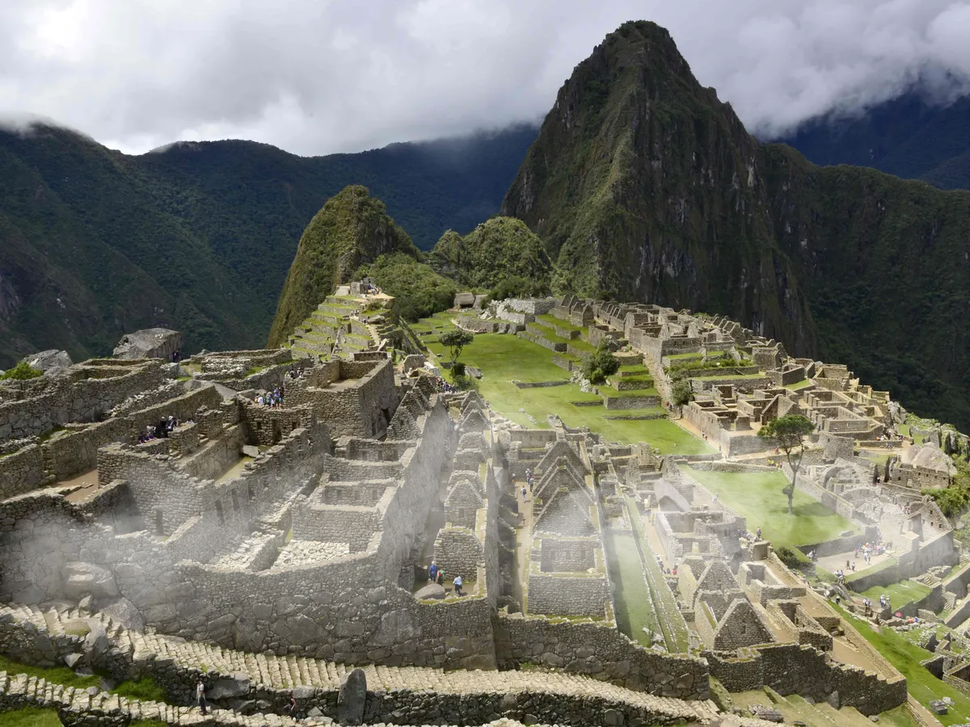
#> input picture result/smoke-scene.png, 970 x 727 px, shrunk from 1200 x 900 before the run
$ python brightness.py
#> lines starting #> are read from the running program, lines starting #| are printed output that depends on the picture
from PIL import Image, ImageEnhance

img = Image.open("result/smoke-scene.png")
#> img is the input picture: PIL image 970x727 RGB; mean R, G, B 115.6, 116.1, 106.4
enhancer = ImageEnhance.Brightness(img)
# to reduce brightness by 50%, use factor 0.5
img = enhancer.enhance(0.7)
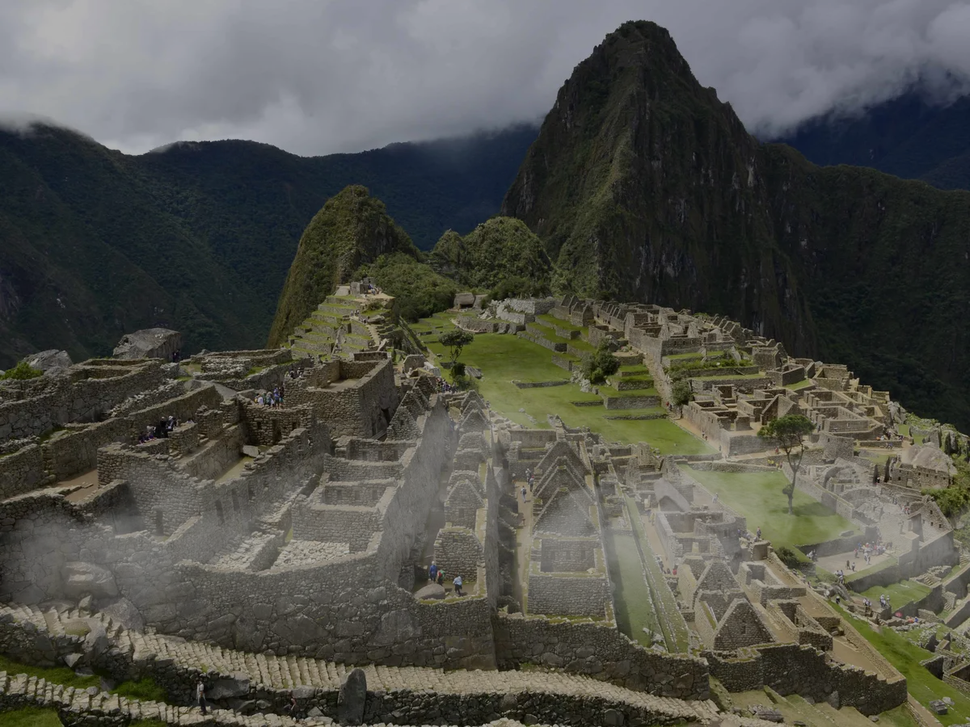
#> img: PIL image 970x727 RGB; mean R, G, B 80.4, 80.8, 74

img.show()
# img.save("result/brighten.png")

$ run again, with result/darken.jpg saved as result/smoke-scene.png
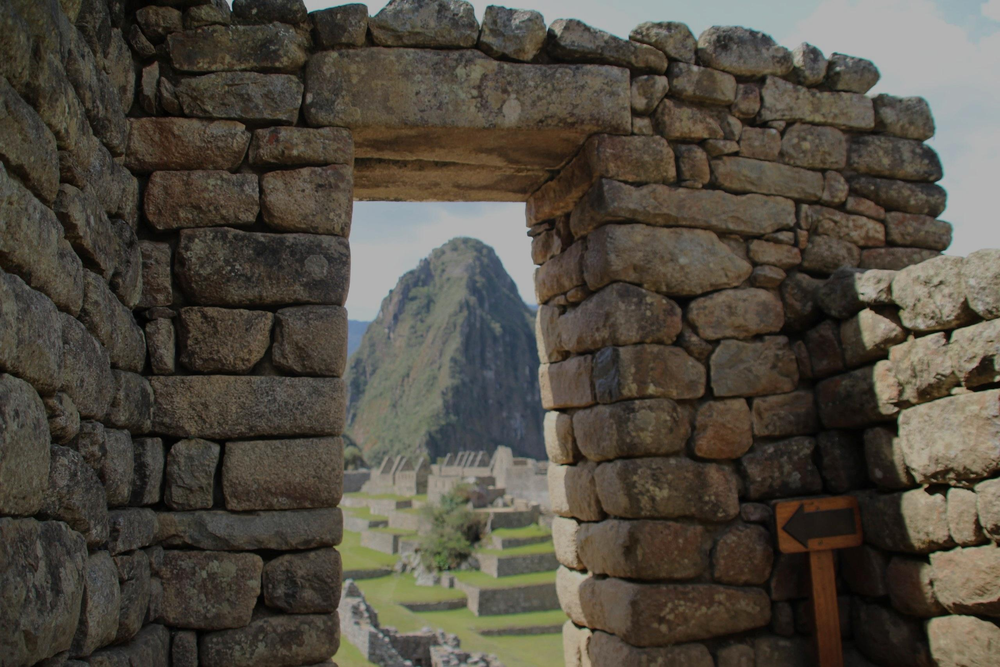
#> input picture result/darken.jpg, 1000 x 667 px, shrunk from 2560 x 1707 before the run
#> img is the input picture: PIL image 1000x667 RGB; mean R, G, B 80.2, 74.6, 64
#> `img = enhancer.enhance(0.7)`:
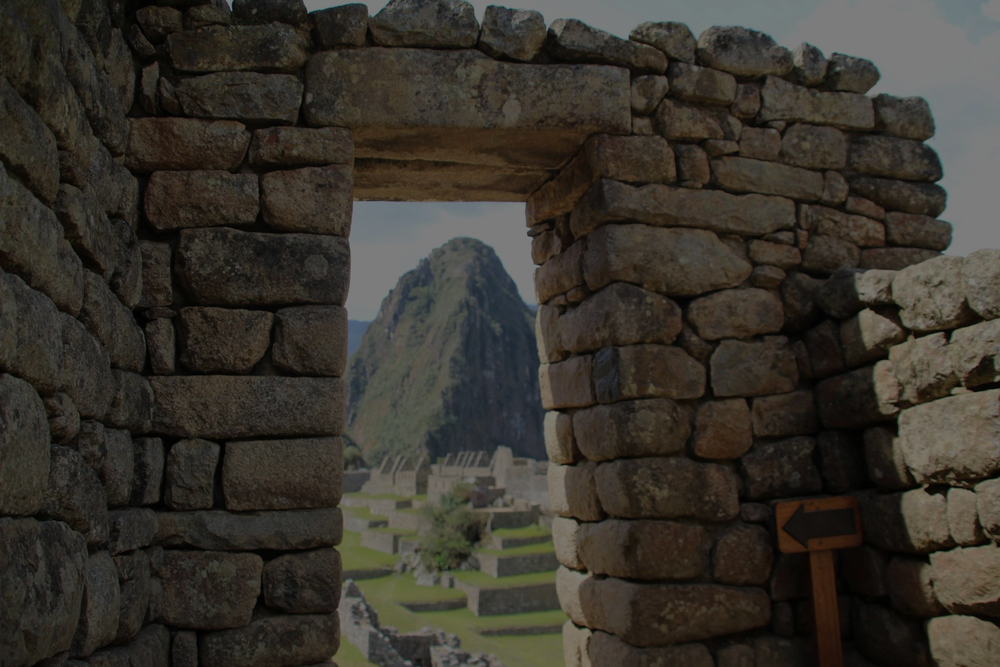
#> img: PIL image 1000x667 RGB; mean R, G, B 55.7, 51.7, 44.3
